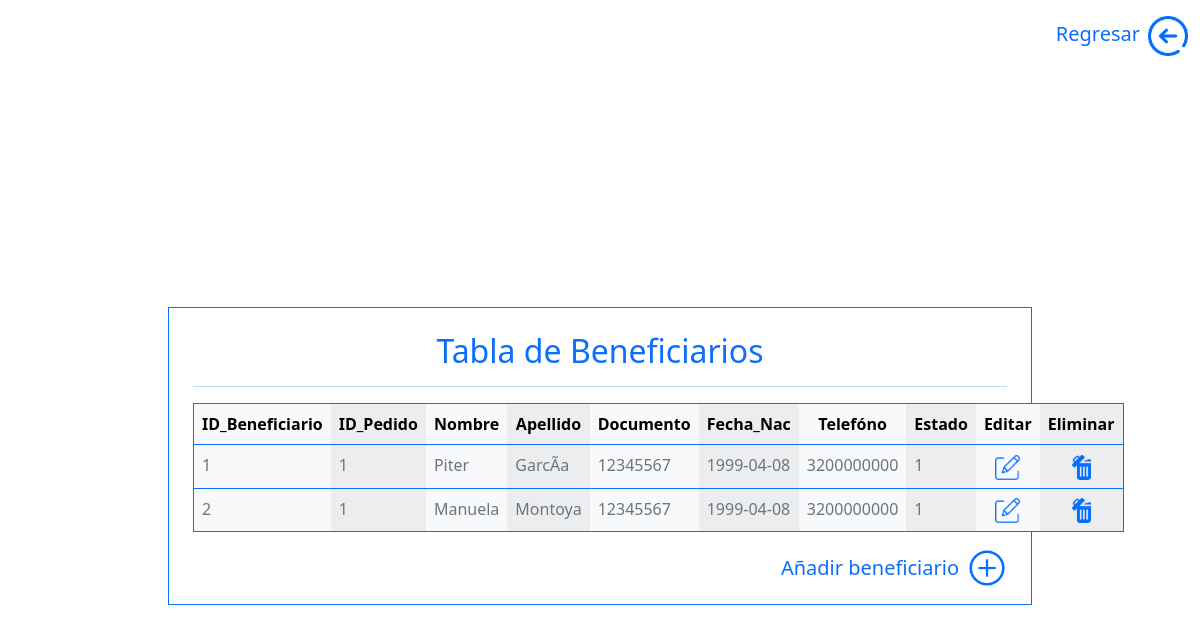
The app's page /Controller/Pedidos/Beneficiarios/listarBeneficiarios.php, older data.
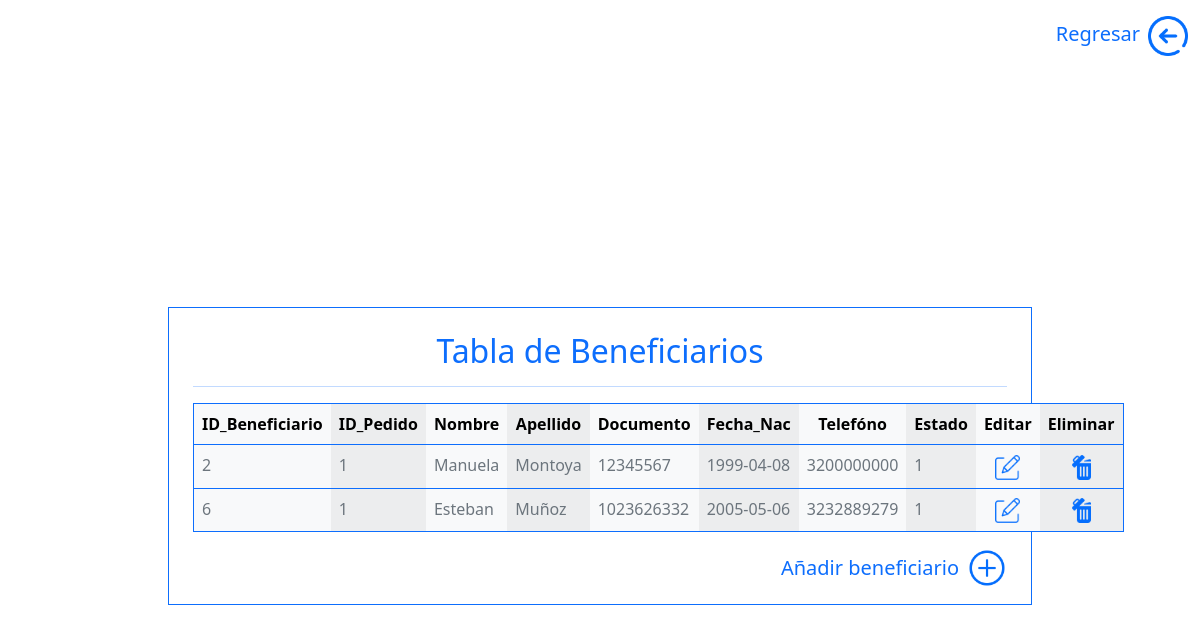
The same page, newer data.
### tables this page shows
CREATE TABLE `beneficiarios` (
  `id_beneficiario` int(11) NOT NULL,
  `id_pedido` int(11) NOT NULL,
  `nombre` varchar(50) NOT NULL,
  `apellido` varchar(50) NOT NULL,
  `documento` varchar(20) NOT NULL,
  `fecha_nacimiento` date NOT NULL,
  `telefono` varchar(12) NOT NULL,
  `estado` int(11) NOT NULL
);

### Controller/Pedidos/Beneficiarios/listarBeneficiarios.php (the view, shortened to what this page needs)
<?php
$bd = new Database();
$connection = $bd->connect();
$consulta = $connection->query("SELECT * FROM beneficiarios ORDER BY id_pedido ASC");
$consulta->execute();
$beneficiarios = $consulta->fetchAll(PDO::FETCH_ASSOC);
?>
<!DOCTYPE html>
<html lang="en">
<head>
    <link rel="stylesheet" href="../../../Views/Assets/Bootstrap/css/bootstrap.min.css">
</head>
<body>
    <div class="container-fluid">
        <div class="d-flex align-items-center justify-content-end pt-3">
            <div class="text-primary me-2">
                <h5 class="mb-1">Regresar</h5>
            </div>
            <a href="../../../Views/moduloPedidos.php"><img src="../../../Views/Assets/img/regresar.png" width="40px" alt="regresar"></a>
        </div>
        <div class="container-fluid vh-100 d-flex justify-content-center align-items-center">
            <div class="container w-75 px-4 pt-4 pb-3 border border-primary">
                <div class="text-center text-primary">
                    <h2>Tabla de Beneficiarios</h2>
                    <hr>
                </div>
                <table class="table table-light table-striped-columns border border-primary">
                    <tr class="text-center">
                        <th>ID_Beneficiario</th>
                        <th>ID_Pedido</th>
                        <th>Nombre</th>
                        <th>Apellido</th>
                        <th>Documento</th>
                        <th>Fecha_Nac</th>
                        <th>Telefóno</th>
                        <th>Estado</th>
                        <th>Editar</th>
                        <th>Eliminar</th>
                    </tr>
                    <?php foreach ($beneficiarios as $row) { ?>
                        <tr>
                            <td class="text-muted"><?php echo ($row['id_beneficiario']) ?></td>
                            <td class="text-muted"><?php echo ($row['id_pedido']) ?></td>
                            <td class="text-muted"><?php echo ($row['nombre']) ?></td>
                            <td class="text-muted"><?php echo ($row['apellido']) ?></td>
                            <td class="text-muted"><?php echo ($row['documento']) ?></td>
                            <td class="text-muted"><?php echo ($row['fecha_nacimiento']) ?></td>
                            <td class="text-muted"><?php echo ($row['telefono']) ?></td>
                            <td class="text-muted"><?php echo ($row['estado']) ?></td>
                            <td class="text-center"><a type="button" class="editbtn" data-bs-toggle="modal" data-bs-target="#editarBeneficiario"><img src="../../../Views/Assets/img/editar.png" width="25px" alt="editar"></a></td>
                            <td class="text-center"><a href="eliminarBeneficiario.php?id=<?php echo ($row['id_beneficiario']) ?>"><img src="../../../Views/Assets/img/eliminar.png" width="25px" alt="eliminar"></a></td>
                        </tr>
                    <?php } ?>
                </table>
                <div class="d-flex align-items-center justify-content-end">
                    <div class="text-primary me-2">
                        <h5 class="mb-0">Añadir beneficiario</h5>
                    </div>
                    <a type="button" data-bs-toggle="modal" data-bs-target="#agregarBeneficiario"><img src="../../../Views/Assets/img/agregar.png" width="40px" alt="agregar"></a>
                </div>
            </div>
        </div>
    </div>
</body>
</html>

Row changes from the older to the newer data that the page shows:
removed beneficiarios: id_beneficiario "1", id_pedido "1", nombre "Piter", apellido "GarcÃ­a", documento "12345567", fecha_nacimiento "1999-04-08", telefono "3200000000", estado "1"
added beneficiarios: id_beneficiario "6", id_pedido "1", nombre "Esteban", apellido "Muñoz", documento "1023626332", fecha_nacimiento "2005-05-06", telefono "3232889279", estado "1"
